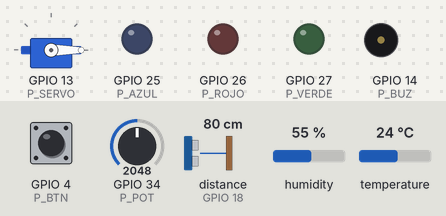
Simulated run of this sketch. Board: ESP32. Parts: servo, output pins drawn as LEDs (lit = HIGH), buzzer (waves = sounding). Wiring (from diagram.json): ultrasonic range finder: trigger GPIO 5; echo GPIO 18. Dashed ring = blinking. Inputs (shaded band) come from the test bench; at power-on: temperature 24 °C, GPIO 4 (P_BTN) HIGH, GPIO 34 (P_POT) = 2048, distance to the obstacle (sensor on GPIO 18) 80 cm, humidity 55 %. The echo pulse lasts 58.3 µs per cm; WiFi joins after 1.5 s; servers stay silent unless stated; random numbers use the default seed unless the sketch sets one; no MQTT or app messages arrive unless stated; pins used as bus, display or sensor lines are not drawn.

Above: at 2.8 s.
2.9 s: temperature set to 29.4 °C
5.8 s: temperature set to 30.7 °C
At 7.8 s:
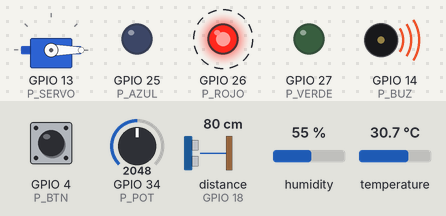
10.6 s: temperature set to 12 °C
12.1 s: GPIO 4 (P_BTN) pulled LOW for 1 s
At 13.5 s:
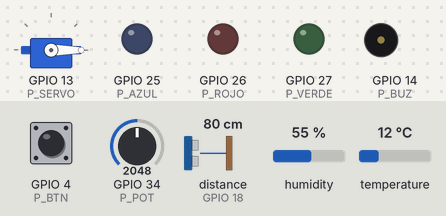
Timing chart, 0 to 15.1 s (numbered marks = the images above; inputs shaded):
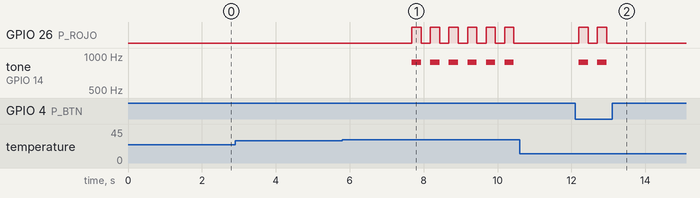

Measured:
- the behaviour switches between 30 and 30.1 °C on temperature (found by bisection; images 0 and 1)
- after the input at 2.9 s, every drawn part: stays the same
- after the input at 5.8 s, GPIO 26 (P_ROJO): alternates HIGH for 0.25 s and LOW for 0.25 s, starting after 1.9 s; tone on GPIO 14 (P_BUZ): alternates 880 Hz for 0.25 s and silent for 0.25 s, starting after 1.9 s
- after the input at 10.6 s, every drawn part: stays the same
- after the input at 12.1 s, GPIO 26 (P_ROJO): alternates HIGH for 0.25 s and LOW for 0.25 s, 4 changes in all, then stays LOW, starting after 0.10 s; tone on GPIO 14 (P_BUZ): alternates 880 Hz for 0.25 s and silent for 0.25 s, 4 changes in all, then stays silent, starting after 0.10 s

The sketch:

sketch.ino
```cpp
#include <WiFi.h>
#include <PubSubClient.h>
#include <ArduinoJson.h>
#include <DHT.h>
#include <ESP32Servo.h>

const char* PREFIJO = "nave_CAMBIA_2026";   // igual en todos los archivos
#define P_DHT 15
#define P_POT 34
#define P_TRIG 5
#define P_ECHO 18
#define P_BTN 4
#define P_AZUL 25    // escudos
#define P_ROJO 26    // alerta (titila)
#define P_VERDE 27   // motores PWM
#define P_BUZ 14
#define P_SERVO 13   // compuerta

WiFiClient wifi; PubSubClient mqtt(wifi);
DHT dht(P_DHT, DHT22); Servo servo;
String tCmd, tTel;
float temp = 25; int comb = 0, dist = 0, compuerta = 0, motores = 0;
bool escudos = false, alertaMan = false, vuelo = false, emerg = false, emergPrev = false, parpadeo = false;
String mision = "PLATAFORMA", motivo = "";
unsigned long tTele = 0, tParp = 0;

bool meteoritos() { return temp > 30 && !escudos; }      // regla de supervivencia
bool alertaActiva() { return alertaMan || meteoritos() || emerg; }

void publicar() {
  JsonDocument d;
  d["temp"] = temp; d["combustible"] = comb; d["distancia"] = dist;
  d["emergencia"] = emerg; d["escudos"] = escudos; d["meteoritos"] = meteoritos();
  d["compuerta"] = compuerta; d["motores"] = motores; d["alerta"] = alertaActiva();
  d["mision"] = mision; d["motivo"] = motivo;
  char buf[400]; serializeJson(d, buf);
  mqtt.publish(tTel.c_str(), buf);
}

void despegar(bool ir) {
  motivo = "";
  if (!ir) { vuelo = false; motores = 0; mision = "ABORTADO"; motivo = "Mision abortada"; return; }
  if (!escudos) motivo = "Escudos desactivados";
  else if (compuerta > 0) motivo = "Compuerta abierta";
  else if (comb < 30) motivo = "Combustible bajo";
  if (motivo != "") { mision = "ABORTADO"; return; }
  vuelo = true; motores = 100; mision = "EN VUELO";
}

void onMsg(char* t, byte* p, unsigned int n) {
  JsonDocument d;
  if (deserializeJson(d, p, n)) return;
  if (!d["escudos"].isNull()) escudos = d["escudos"];
  if (!d["alerta"].isNull()) alertaMan = d["alerta"];
  if (!d["motores"].isNull()) motores = constrain((int)d["motores"], 0, 100);
  if (!d["compuerta"].isNull() && !vuelo) compuerta = d["compuerta"];
  if (!d["despegue"].isNull()) despegar(d["despegue"]);
  servo.write(compuerta);
  publicar();
}

void conectar() {
  while (!mqtt.connected()) {
    if (mqtt.connect(("esp32_" + String(random(99999))).c_str())) mqtt.subscribe(tCmd.c_str());
    else delay(1000);
  }
}

void leer() {
  float t = dht.readTemperature(); if (!isnan(t)) temp = t;
  comb = map(analogRead(P_POT), 0, 4095, 0, 100);
  digitalWrite(P_TRIG, LOW); delayMicroseconds(2);
  digitalWrite(P_TRIG, HIGH); delayMicroseconds(10); digitalWrite(P_TRIG, LOW);
  long us = pulseIn(P_ECHO, HIGH, 30000);
  dist = us ? us * 0.034 / 2 : 400;
}

void setup() {
  pinMode(P_AZUL, OUTPUT); pinMode(P_ROJO, OUTPUT); pinMode(P_VERDE, OUTPUT);
  pinMode(P_TRIG, OUTPUT); pinMode(P_ECHO, INPUT); pinMode(P_BTN, INPUT_PULLUP);
  dht.begin(); servo.attach(P_SERVO); servo.write(0);
  WiFi.begin("Wokwi-GUEST", "", 6);
  while (WiFi.status() != WL_CONNECTED) delay(200);
  tCmd = String(PREFIJO) + "/comandos"; tTel = String(PREFIJO) + "/telemetria";
  mqtt.setServer("broker.hivemq.com", 1883); mqtt.setBufferSize(512); mqtt.setCallback(onMsg);
}

void loop() {
  if (!mqtt.connected()) conectar();
  mqtt.loop();
  unsigned long ms = millis();
  emerg = digitalRead(P_BTN) == LOW;
  if (emerg != emergPrev) { emergPrev = emerg; publicar(); }
  if (ms - tTele > 1000) { tTele = ms; leer(); publicar(); }
  if (ms - tParp > 250) { tParp = ms; parpadeo = !parpadeo; }
  bool a = alertaActiva();
  digitalWrite(P_ROJO, a && parpadeo);               // LED rojo titila mientras haya amenaza
  if (a && parpadeo) tone(P_BUZ, 880); else noTone(P_BUZ);
  digitalWrite(P_AZUL, escudos);                     // escudos => deja de titilar y se apaga el rojo
  analogWrite(P_VERDE, motores * 255 / 100);
}
```
